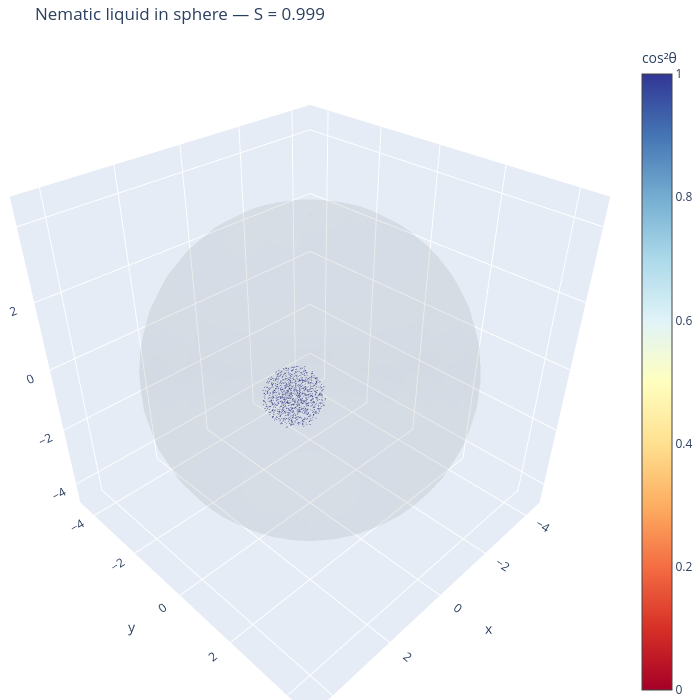

The notebook cell this image was saved under:
### Markdown cell above
## 5. 3D visualization with Plotly

Each particle is drawn as a cone pointing along its director $\hat n$.
Colour encodes the alignment with the nematic director (eigenvector of the
largest eigenvalue of $Q$).

### Code cell
import plotly.graph_objects as go

# Final snapshot
snap_final = sim.state.get_snapshot()
pos = np.array(snap_final.particles.position)
ori = np.array(snap_final.particles.orientation)
directors = quat_to_director(ori)

# Compute nematic director (eigenvector of Q)
Q = np.zeros((3, 3))
for a in range(3):
    for b in range(3):
        Q[a, b] = np.mean(1.5 * directors[:, a] * directors[:, b] - 0.5 * (a == b))
eigvals, eigvecs = np.linalg.eigh(Q)
nematic_director = eigvecs[:, np.argmax(eigvals)]

# cos^2(theta) with nematic director — measures alignment
cos2 = (directors @ nematic_director) ** 2

# Draw cones
cone_len = 0.5
fig = go.Figure()
fig.add_trace(go.Cone(
    x=pos[:, 0], y=pos[:, 1], z=pos[:, 2],
    u=directors[:, 0], v=directors[:, 1], w=directors[:, 2],
    sizemode="absolute",
    sizeref=cone_len,
    colorscale="RdYlBu",
    cmin=0, cmax=1,
    colorbar=dict(title="cos²θ"),
    anchor="center",
    showscale=True,
))

# Draw confining sphere wireframe
phi = np.linspace(0, 2 * np.pi, 40)
theta = np.linspace(0, np.pi, 20)
phi_g, theta_g = np.meshgrid(phi, theta)
xs = R_sphere * np.sin(theta_g) * np.cos(phi_g)
ys = R_sphere * np.sin(theta_g) * np.sin(phi_g)
zs = R_sphere * np.cos(theta_g)
fig.add_trace(go.Surface(
    x=xs, y=ys, z=zs,
    opacity=0.07,
    colorscale=[[0, "gray"], [1, "gray"]],
    showscale=False,
    hoverinfo="skip",
))

lim = R_sphere * 1.1
fig.update_layout(
    scene=dict(
        xaxis=dict(range=[-lim, lim]),
        yaxis=dict(range=[-lim, lim]),
        zaxis=dict(range=[-lim, lim]),
        aspectmode="cube",
    ),
    title=f"Nematic liquid in sphere — S = {S_arr[-1]:.3f}",
    width=700, height=700,
    margin=dict(l=0, r=0, t=40, b=0),
)
fig.show()

### Figure 1 — Plotly figure (JSON) as saved in the notebook; plotly's stock layout.template omitted (floating-point values rounded to 4 significant figures; data arrays with more than 128 entries replaced by an {"elided": "..."} marker saying what was removed)
{"data": [{"anchor": "center", "cmax": 1, "cmin": 0, "colorbar": {"title": {"text": "cos²θ"}}, "colorscale": [[0, "rgb(165,0,38)"], [0.1, "rgb(215,48,39)"], [0.2, "rgb(244,109,67)"], [0.3, "rgb(253,174,97)"], [0.4, "rgb(254,224,144)"], [0.5, "rgb(255,255,191)"], [0.6, "rgb(224,243,248)"], [0.7, "rgb(171,217,233)"], [0.8, "rgb(116,173,209)"], [0.9, "rgb(69,117,180)"], [1, "rgb(49,54,149)"]], "showscale": true, "sizemode": "absolute", "sizeref": 0.5, "type": "cone", "u": {"elided": "1000 float values"}, "v": {"elided": "1000 float values"}, "w": {"elided": "1000 float values"}, "x": {"elided": "1000 float values"}, "y": {"elided": "1000 float values"}, "z": {"elided": "1000 float values"}}, {"colorscale": [[0, "gray"], [1, "gray"]], "hoverinfo": "skip", "opacity": 0.07, "showscale": false, "type": "surface", "x": {"elided": "20x40 float values"}, "y": {"elided": "20x40 float values"}, "z": {"elided": "20x40 float values"}}], "layout": {"height": 700, "margin": {"b": 0, "l": 0, "r": 0, "t": 40}, "scene": {"aspectmode": "cube", "xaxis": {"range": [-4.731, 4.731]}, "yaxis": {"range": [-4.731, 4.731]}, "zaxis": {"range": [-4.731, 4.731]}}, "title": {"text": "Nematic liquid in sphere — S = 0.999"}, "width": 700}}
